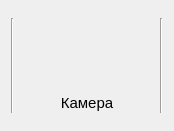
<?xml version="1.0" encoding="UTF-8"?>
<ui version="4.0">
 <class>FrmAddCamera</class>
 <widget class="QFrame" name="FrmAddCamera">
  <property name="geometry">
   <rect>
    <x>0</x>
    <y>0</y>
    <width>174</width>
    <height>131</height>
   </rect>
  </property>
  <property name="windowTitle">
   <string>Frame</string>
  </property>
  <layout class="QGridLayout" name="gridLayout">
   <item row="0" column="0">
    <widget class="Line" name="line_2">
     <property name="frameShadow">
      <enum>QFrame::Shadow::Sunken</enum>
     </property>
     <property name="orientation">
      <enum>Qt::Orientation::Vertical</enum>
     </property>
    </widget>
   </item>
   <item row="0" column="1">
    <layout class="QVBoxLayout" name="verticalLayout">
     <property name="spacing">
      <number>0</number>
     </property>
     <item>
      <layout class="QHBoxLayout" name="horizontalLayout">
       <item>
        <widget class="QPushButton" name="pushButtonAdd">
         <property name="enabled">
          <bool>true</bool>
         </property>
         <property name="sizePolicy">
          <sizepolicy hsizetype="Fixed" vsizetype="Fixed">
           <horstretch>0</horstretch>
           <verstretch>0</verstretch>
          </sizepolicy>
         </property>
         <property name="maximumSize">
          <size>
           <width>75</width>
           <height>75</height>
          </size>
         </property>
         <property name="styleSheet">
          <string notr="true">QPushButton {
    background-color: transparent;
    border: none;
}</string>
         </property>
         <property name="text">
          <string/>
         </property>
         <property name="icon">
          <iconset resource="../../resources/resources.qrc">
           <normaloff>:/images/camera.png</normaloff>:/images/camera.png</iconset>
         </property>
         <property name="iconSize">
          <size>
           <width>50</width>
           <height>50</height>
          </size>
         </property>
        </widget>
       </item>
      </layout>
     </item>
     <item>
      <widget class="QLabel" name="labelCamera">
       <property name="sizePolicy">
        <sizepolicy hsizetype="Preferred" vsizetype="Minimum">
         <horstretch>0</horstretch>
         <verstretch>0</verstretch>
        </sizepolicy>
       </property>
       <property name="maximumSize">
        <size>
         <width>16777215</width>
         <height>20</height>
        </size>
       </property>
       <property name="font">
        <font>
         <pointsize>11</pointsize>
        </font>
       </property>
       <property name="text">
        <string>Камера</string>
       </property>
       <property name="alignment">
        <set>Qt::AlignmentFlag::AlignCenter</set>
       </property>
      </widget>
     </item>
    </layout>
   </item>
   <item row="0" column="2">
    <widget class="Line" name="line">
     <property name="frameShadow">
      <enum>QFrame::Shadow::Sunken</enum>
     </property>
     <property name="orientation">
      <enum>Qt::Orientation::Vertical</enum>
     </property>
    </widget>
   </item>
  </layout>
 </widget>
 <resources>
  <include location="../../resources/resources.qrc"/>
 </resources>
 <connections/>
</ui>
